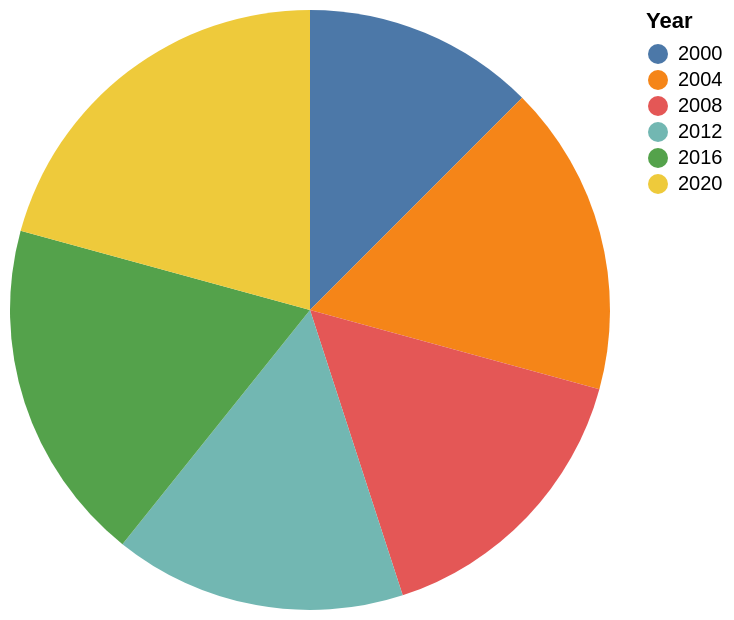

Describe this chart as a Vega-Lite specification.
### Vega-Lite specification from a JSON file in a GitHub repository (floating-point values rounded to 4 significant figures)
{"$schema": "https://vega.github.io/schema/vega-lite/v5.json", "description": "Pie chart auto-generated from CSV", "data": {"values": [{"Year": "2000", "It matters wins the really who presidential election": "50", "Things will be pretty much the same regardless of who is elected": "44"}, {"Year": "2004", "It matters wins the really who presidential election": "67", "Things will be pretty much the same regardless of who is elected": "29"}, {"Year": "2008", "It matters wins the really who presidential election": "63", "Things will be pretty much the same regardless of who is elected": "32"}, {"Year": "2012", "It matters wins the really who presidential election": "63", "Things will be pretty much the same regardless of who is elected": "34"}, {"Year": "2016", "It matters wins the really who presidential election": "74", "Things will be pretty much the same regardless of who is elected": "22"}, {"Year": "2020", "It matters wins the really who presidential election": "83", "Things will be pretty much the same regardless of who is elected": "16"}]}, "mark": "arc", "encoding": {"theta": {"field": "It matters wins the really who presidential election", "type": "quantitative"}, "color": {"field": "Year", "type": "nominal"}}}
